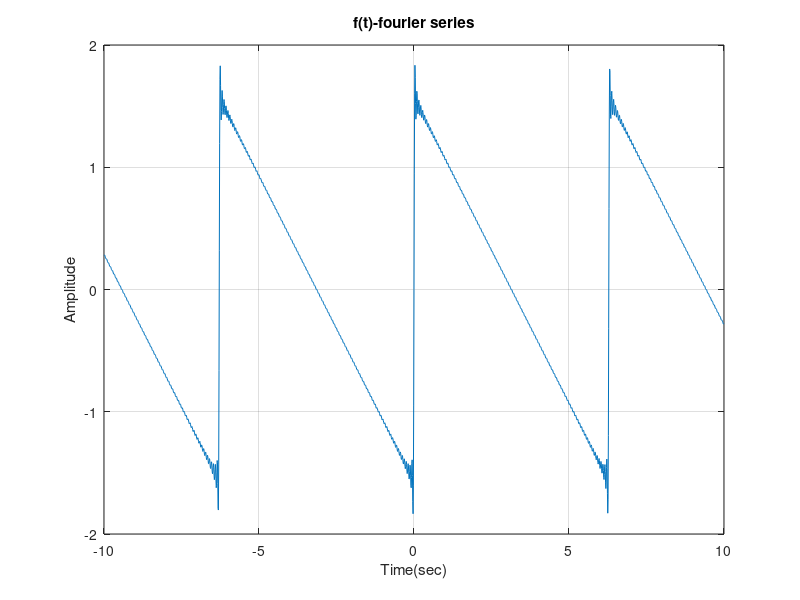

The MATLAB source for this figure:
f = @(n,t)(sin(n*t)./n);
n = 1:100;
x = -10:0.01:10;
res = zeros(size(x));
for t = 1:length(x)
    res(t) = sum(f(n,x(t)));
end
plot(x,res);
title('f(t)-fourier series');
xlabel('Time(sec)');
ylabel('Amplitude');
grid on;